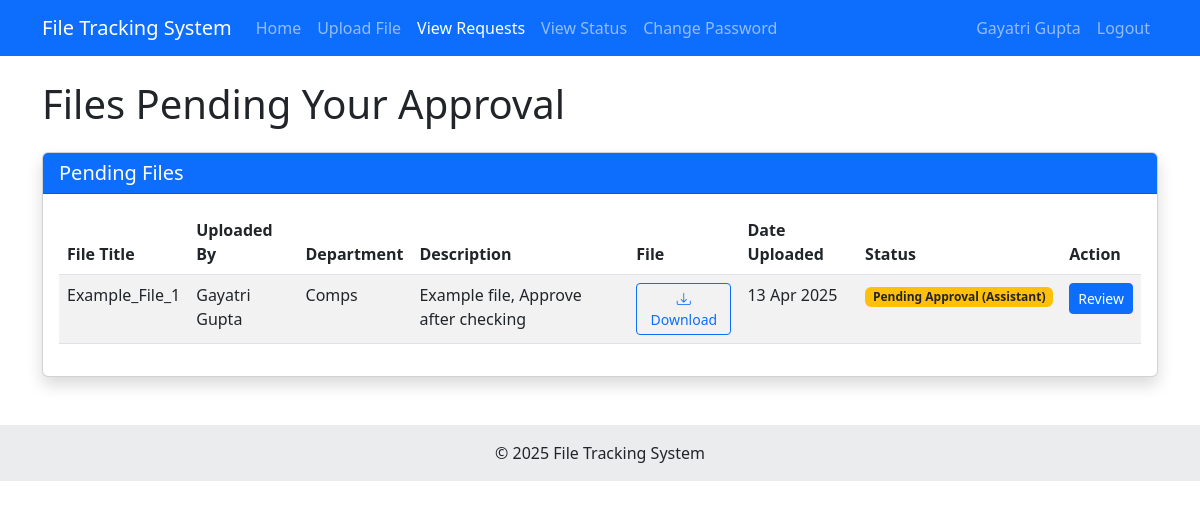
Screenshot of /employee/view-requests/ (signed in) with the database file from the repository.
### app/models.py (models this page shows, shortened)
class File(models.Model):
    STATUS_CHOICES = (
        ('pending_assistant', 'Pending Approval (Assistant)'),
        ('pending_deputy', 'Pending Approval (Deputy)'),
        ('pending_executive', 'Pending Approval (Executive)'),
        ('approved', 'Approved'),
        ('rejected', 'Rejected'),
    )
    title = models.CharField(max_length=200)
    description = models.TextField()
    file_upload = models.FileField(upload_to='files/')
    uploaded_by = models.ForeignKey(User, on_delete=models.CASCADE, related_name='uploaded_files')
    status = models.CharField(max_length=20, choices=STATUS_CHOICES, default='pending_assistant')
    current_reviewer = models.ForeignKey(User, on_delete=models.SET_NULL, null=True, blank=True, related_name='files_to_review')
    date_uploaded = models.DateTimeField(default=timezone.now)

class EmployeeProfile(models.Model):
    GENDER_CHOICES = (
        ('M', 'Male'),
        ('F', 'Female'),
        ('O', 'Other'),
    )
    DESIGNATION_CHOICES = (
        ('assistant', 'Assistant Engineer'),
        ('deputy', 'Deputy Engineer'),
        ('executive', 'Executive Engineer'),
    )
    user = models.OneToOneField(User, on_delete=models.CASCADE, related_name='profile')
    gender = models.CharField(max_length=1, choices=GENDER_CHOICES)
    dob = models.DateField()
    designation = models.CharField(max_length=20, choices=DESIGNATION_CHOICES)
    department = models.CharField(max_length=100)
    mobile = models.CharField(max_length=15)

### app/views.py (the view)
# urls.py: path('employee/view-requests/', views.view_requests, name='view_requests'),
@login_required
def view_requests(request):
    user_profile = request.user.profile
    if user_profile.designation == 'assistant':
        files = File.objects.filter(status='pending_assistant', current_reviewer=request.user)
    elif user_profile.designation == 'deputy':
        files = File.objects.filter(status='pending_deputy', current_reviewer=request.user)
    elif user_profile.designation == 'executive':
        files = File.objects.filter(status='pending_executive', current_reviewer=request.user)
    else:
        files = File.objects.none()
    return render(request, 'employee/view_requests.html', {'files': files})

### templates/employee/view_requests.html (shortened to what this page needs)
{% extends 'employee/employee_base.html' %}
{% block content %}
<div class="row">
    <div class="col-12">
        <h1 class="mb-4">Files Pending Your Approval</h1>
    </div>
</div>
<div class="row">
    <div class="col-12">
        <div class="card shadow">
            <div class="card-header bg-primary text-white">
                <h5 class="mb-0">Pending Files</h5>
            </div>
            <div class="card-body">
                <div class="table-responsive">
                    <table class="table table-striped table-hover">
                        <thead>
                            <tr>
                                <th>File Title</th>
                                <th>Uploaded By</th>
                                <th>Department</th>
                                <th>Description</th>
                                <th>File</th>
                                <th>Date Uploaded</th>
                                <th>Status</th>
                                <th>Action</th>
                            </tr>
                        </thead>
                        <tbody>
                            {% for file in files %}
                            <tr>
                                <td>{{ file.title }}</td>
                                <td>{{ file.uploaded_by.get_full_name }}</td>
                                <td>{{ file.uploaded_by.profile.department }}</td>
                                <td>{{ file.description|truncatechars:50 }}</td>
                                <td>
                                    <a href="{{ file.file_upload.url }}" target="_blank" class="btn btn-sm btn-outline-primary">
                                        <i class="bi bi-download"></i> Download
                                    </a>
                                </td>
                                <td>{{ file.date_uploaded|date:"d M Y" }}</td>
                                <td>
                                    <span class="badge bg-warning text-dark">{{ file.get_status_display }}</span>
                                </td>
                                <td>
                                    <a href="{% url 'approve_reject_file' file.id %}" class="btn btn-sm btn-primary">Review</a>
                                </td>
                            </tr>
                            {% empty %}
                            <tr>
                                <td colspan="8" class="text-center">No pending files found.</td>
                            </tr>
                            {% endfor %}
                        </tbody>
                    </table>
                </div>
            </div>
        </div>
    </div>
</div>
{% endblock %}

### templates/employee/employee_base.html (shortened to what this page needs)
{% extends 'base.html' %}
{% block navbar %}
<nav class="navbar navbar-expand-lg navbar-dark bg-primary">
    <div class="container">
        <a class="navbar-brand" href="{% url 'employee_dashboard' %}">File Tracking System</a>
        <div class="collapse navbar-collapse" id="navbarNav">
            <ul class="navbar-nav me-auto">
                <li class="nav-item">
                    <a class="nav-link {% if request.path == '/employee/dashboard/' %}active{% endif %}" href="{% url 'employee_dashboard' %}">Home</a>
                </li>
                <li class="nav-item">
                    <a class="nav-link {% if request.path == '/employee/upload-file/' %}active{% endif %}" href="{% url 'upload_file' %}">Upload File</a>
                </li>
                <li class="nav-item">
                    <a class="nav-link {% if request.path == '/employee/view-requests/' %}active{% endif %}" href="{% url 'view_requests' %}">View Requests</a>
                </li>
                <li class="nav-item">
                    <a class="nav-link {% if request.path == '/employee/view-status/' %}active{% endif %}" href="{% url 'view_status' %}">View Status</a>
                </li>
                <li class="nav-item">
                    <a class="nav-link {% if request.path == '/employee/change-password/' %}active{% endif %}" href="{% url 'change_password' %}">Change Password</a>
                </li>
            </ul>
            <ul class="navbar-nav">
                <li class="nav-item">
                    <span class="nav-link">{{ request.user.get_full_name }}</span>
                </li>
                <li class="nav-item">
                    <a class="nav-link" href="{% url 'logout' %}">Logout</a>
                </li>
            </ul>
        </div>
    </div>
</nav>
{% endblock %}

### rows the page displays
File: title "Example_File_1", uploaded_by.get_full_name "Gayatri Gupta", uploaded_by.profile.department "Comps", description "Example file, Approve after checking", date_uploaded "13 Apr 2025", status "Pending Approval (Assistant)"

### other values shown
{{ request.user.get_full_name }} "Gayatri Gupta"
